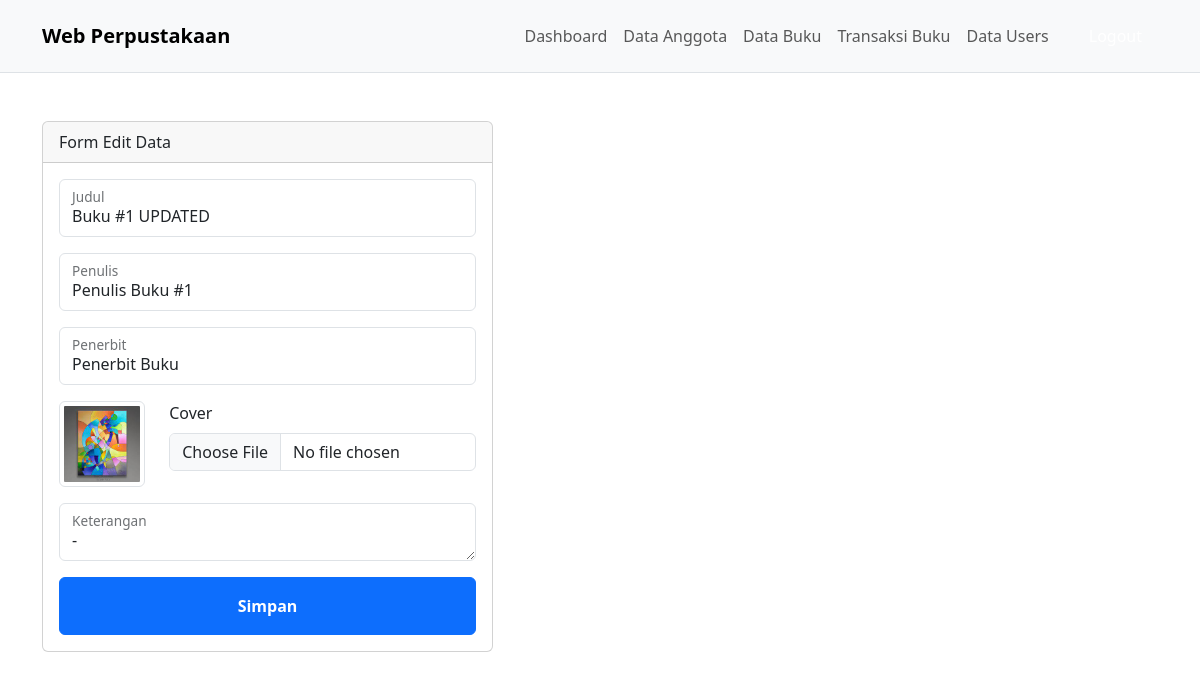
Screenshot of /buku_edit.php?id=6 (signed in) with the database file from the repository.
### tables this page shows
CREATE TABLE `buku` (
  `id` int NOT NULL AUTO_INCREMENT,
  `judul` varchar(128) NOT NULL,
  `penulis` varchar(50) NOT NULL,
  `penerbit` varchar(50) NOT NULL,
  `cover` varchar(256) NOT NULL,
  `keterangan` varchar(500) DEFAULT NULL,
  PRIMARY KEY (`id`)
);

### mysql.php (called while the page is built, shortened)
<?php
$servername = "localhost";
$username = "root";
$password = "";
$dbname = "db_perpustakaan";
$conn = mysqli_connect($servername, $username, $password, $dbname);
function getConn()
{
    global $conn;
    return $conn;
}

### global.php (called while the page is built, shortened)
<?php
function query($sql)
{
    return getConn()->query($sql);
}

### buku_edit.php (the view, shortened to what this page needs)
<?php
require 'mysql.php';
require 'global.php';
require 'templates/dashboard/header.php';
require 'templates/dashboard/navbar.php';
$id = $_GET['id'];
$buku = query("SELECT id, judul, penerbit, penulis, keterangan, cover FROM buku WHERE id='$id' LIMIT 1");
$bukuData = $buku->fetch_assoc();
?>
<div class="container py-5">
    <div class="row">
        <div class="col-md-5">
            <div class="card">
                <div class="card-header">
                    Form Edit Data
                </div>
                <div class="card-body">
                    <form action="" method="POST" enctype="multipart/form-data">
                        <div class="form-floating mb-3">
                            <input type="text" class="form-control" id="judul" name="judul" placeholder="-" value="<?= $_POST['judul'] ?? $bukuData['judul']; ?>">
                            <label for="judul">Judul</label>
                        </div>
                        <div class="form-floating mb-3">
                            <input type="text" class="form-control" id="penulis" name="penulis" placeholder="-" value="<?= $_POST['penulis'] ?? $bukuData['penulis']; ?>">
                            <label for="penulis">Penulis</label>
                        </div>
                        <div class="form-floating mb-3">
                            <input type="text" class="form-control" id="penerbit" name="penerbit" placeholder="-" value="<?= $_POST['penerbit'] ?? $bukuData['penerbit']; ?>">
                            <label for="penerbit">Penerbit</label>
                        </div>
                        <div class="mb-3">
                            <div class="row">
                                <div class="col-sm-3">
                                    <img src="<?= $bukuData['cover'] ?>" alt="Cover Buku" class="img-thumbnail d-block w-100" />
                                </div>
                                <div class="col-sm-9">
                                    <label for="image" class="form-label">Cover</label>
                                    <input type="file" class="form-control" id="image" name="image">
                                </div>
                            </div>
                        </div>
                        <div class="form-floating mb-3">
                            <textarea rows="4" class="form-control" id="keterangan" name="keterangan" placeholder="-"><?= $_POST['keterangan'] ?? $bukuData['keterangan']; ?></textarea>
                            <label for="keterangan">Keterangan</label>
                        </div>
                        <button name="edit" class="btn btn-primary d-block mt-3 w-100 py-3 d-block fw-bold">Simpan</button>
                    </form>
                </div>
            </div>
        </div>
    </div>
</div>
<?php
require 'templates/dashboard/footer.php';
?>

### rows the page displays
buku: judul "Buku #1 UPDATED", penulis "Penulis Buku #1", penerbit "Penerbit Buku", cover (picture), keterangan "-"
